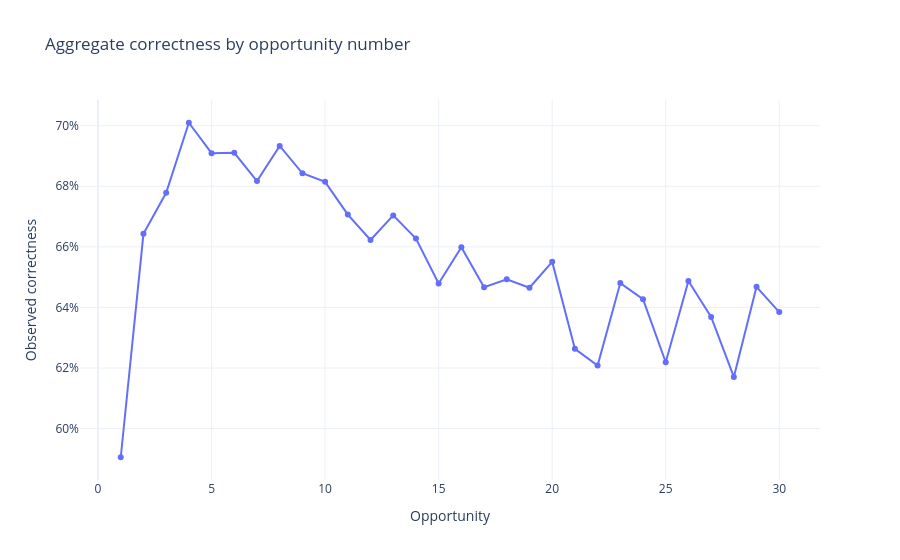

Notebook cell for this chart:
### Markdown cell above
## 4. Practice opportunity and learning curves

These curves describe aggregate correctness by the current opportunity number. They do not isolate causal learning effects: student selection, problem difficulty, skill mix, and dropout may all change across opportunities.

### Code cell
MAX_OPPORTUNITY_SHOWN = 30
MIN_CURVE_ROWS = 100

overall_curve = (
    df.groupby("opportunity")
    .agg(
        correctness=("correct", "mean"),
        interactions=("correct", "size"),
        students=("user_id", "nunique"),
    )
    .reset_index()
    .query(
        "opportunity <= @MAX_OPPORTUNITY_SHOWN and interactions >= @MIN_CURVE_ROWS"
    )
)

fig = px.line(
    overall_curve,
    x="opportunity",
    y="correctness",
    markers=True,
    hover_data=["interactions", "students"],
    title="Aggregate correctness by opportunity number",
    labels={"opportunity": "Opportunity", "correctness": "Observed correctness"},
    template=PLOT_TEMPLATE,
)
fig.update_yaxes(tickformat=".0%")
fig.show()

### Figure 1 — Plotly figure (JSON) as saved in the notebook; plotly's stock layout.template omitted (floating-point values rounded to 4 significant figures)
{"data": [{"customdata": [[34819, 4163], [25594, 3858], [21539, 3642], [19657, 3495], [17527, 3267], [14776, 2957], [12787, 2783], [11031, 2557], [9911, 2409], [8790, 2297], [7457, 1994], [6511, 1877], [5925, 1800], [5162, 1661], [4567, 1511], [4016, 1404], [3631, 1333], [3222, 1225], [2925, 1153], [2612, 1059], [2438, 1038], [2123, 943], [1932, 881], [1755, 824], [1661, 804], [1503, 753], [1421, 747], [1290, 678], [1192, 635], [1087, 594]], "hovertemplate": "Opportunity=%{x}<br>Observed correctness=%{y}<br>interactions=%{customdata[0]}<br>students=%{customdata[1]}<extra></extra>", "legendgroup": "", "line": {"color": "#636efa", "dash": "solid"}, "marker": {"symbol": "circle"}, "mode": "lines+markers", "name": "", "orientation": "v", "showlegend": false, "type": "scatter", "x": [1, 2, 3, 4, 5, 6, 7, 8, 9, 10, 11, 12, 13, 14, 15, 16, 17, 18, 19, 20, 21, 22, 23, 24, 25, 26, 27, 28, 29, 30], "xaxis": "x", "y": [0.5905, 0.6643, 0.6778, 0.701, 0.6909, 0.6911, 0.6817, 0.6933, 0.6843, 0.6815, 0.6706, 0.6623, 0.6704, 0.6627, 0.6479, 0.6599, 0.6467, 0.6493, 0.6465, 0.6551, 0.6263, 0.6208, 0.648, 0.6427, 0.6219, 0.6487, 0.6369, 0.6171, 0.6468, 0.6385], "yaxis": "y"}], "layout": {"legend": {"tracegroupgap": 0}, "title": {"text": "Aggregate correctness by opportunity number"}, "xaxis": {"anchor": "y", "domain": [0, 1], "title": {"text": "Opportunity"}}, "yaxis": {"anchor": "x", "domain": [0, 1], "tickformat": ".0%", "title": {"text": "Observed correctness"}}}}
